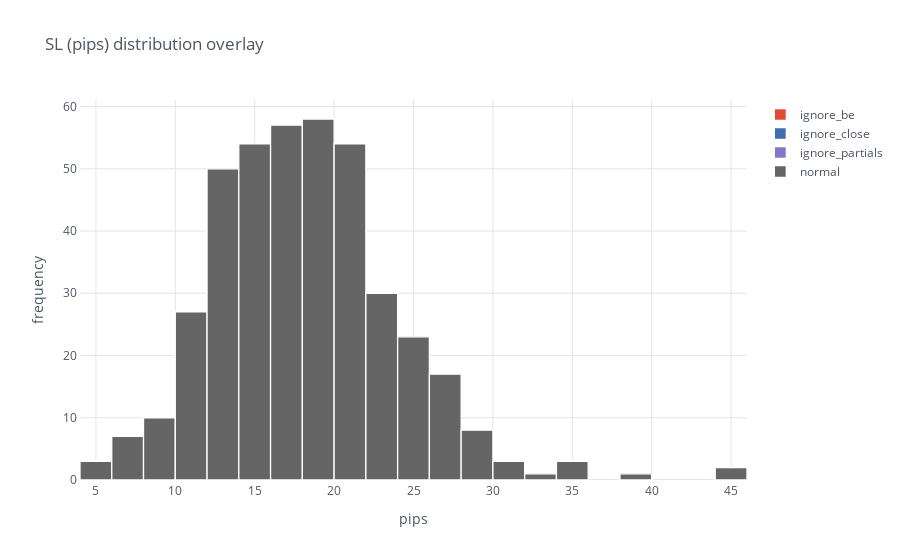

The notebook cell this image was saved under:
### Code cell
get_attr_multi(multi, 'sl_pips').iplot(kind='hist', barmode='overlay', title='SL (pips) distribution overlay', 
    yTitle='frequency', xTitle='pips', opacity=1, linecolor='white')

### Figure 1 — Plotly figure (JSON) as saved in the notebook; plotly's stock layout.template omitted (floating-point values rounded to 4 significant figures; data arrays with more than 128 entries replaced by an {"elided": "..."} marker saying what was removed)
{"data": [{"histfunc": "count", "histnorm": "", "marker": {"color": "rgba(226, 74, 51, 1.0)", "line": {"color": "#FFFFFF", "width": 1.3}}, "name": "ignore_be", "opacity": 1, "orientation": "v", "type": "histogram", "x": {"elided": "408 float values"}}, {"histfunc": "count", "histnorm": "", "marker": {"color": "rgba(62, 111, 176, 1.0)", "line": {"color": "#FFFFFF", "width": 1.3}}, "name": "ignore_close", "opacity": 1, "orientation": "v", "type": "histogram", "x": {"elided": "408 float values"}}, {"histfunc": "count", "histnorm": "", "marker": {"color": "rgba(132, 118, 202, 1.0)", "line": {"color": "#FFFFFF", "width": 1.3}}, "name": "ignore_partials", "opacity": 1, "orientation": "v", "type": "histogram", "x": {"elided": "408 float values"}}, {"histfunc": "count", "histnorm": "", "marker": {"color": "rgba(101, 101, 101, 1.0)", "line": {"color": "#FFFFFF", "width": 1.3}}, "name": "normal", "opacity": 1, "orientation": "v", "type": "histogram", "x": {"elided": "408 float values"}}], "layout": {"barmode": "overlay", "legend": {"bgcolor": "#FFFFFF", "font": {"color": "#4D5663"}}, "paper_bgcolor": "#FFFFFF", "plot_bgcolor": "#FFFFFF", "title": {"font": {"color": "#4D5663"}, "text": "SL (pips) distribution overlay"}, "xaxis": {"gridcolor": "#E1E5ED", "linecolor": "white", "showgrid": true, "tickfont": {"color": "#4D5663"}, "title": {"font": {"color": "#4D5663"}, "text": "pips"}, "zerolinecolor": "#E1E5ED"}, "yaxis": {"gridcolor": "#E1E5ED", "linecolor": "white", "showgrid": true, "tickfont": {"color": "#4D5663"}, "title": {"font": {"color": "#4D5663"}, "text": "frequency"}, "zerolinecolor": "#E1E5ED"}}}
